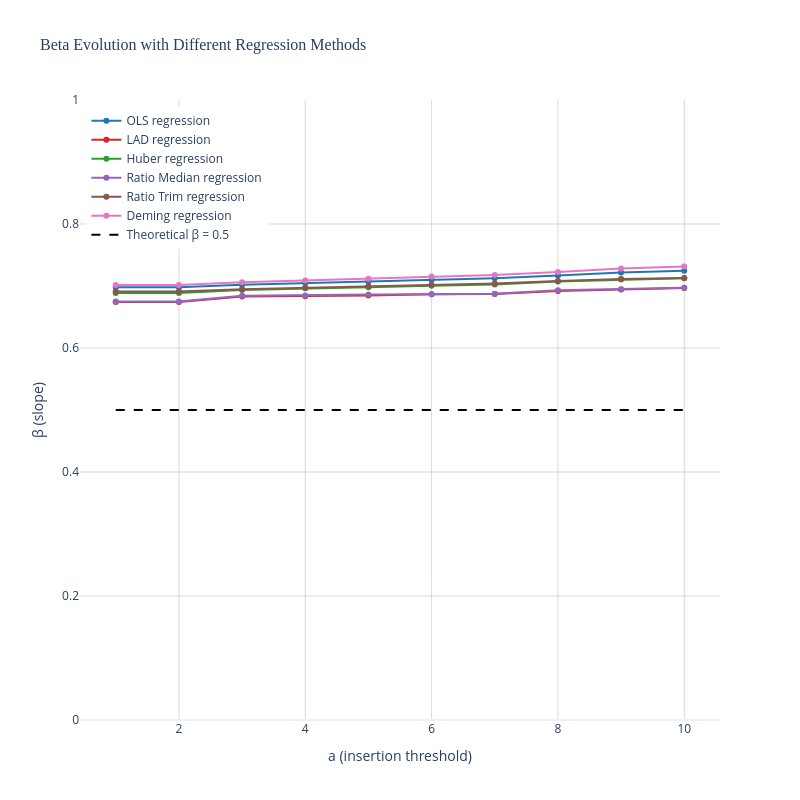

Notebook code for this chart:
### Code cell
# Create beta(a) evolution plot with different regression estimations using Plotly
import plotly.graph_objects as go
import numpy as np

# Define all available estimation methods from beta_fit function
methods = ["ols", "lad", "huber", "ratio-median", "ratio-trim", "deming"]
method_labels = {
    "ols": "OLS", 
    "lad": "LAD", 
    "huber": "Huber",
    "ratio-median": "Ratio Median",
    "ratio-trim": "Ratio Trim",
    "deming": "Deming"
}
colors = ["#1f77b4", "#d62728", "#2ca02c", "#9467bd", "#8c564b", "#e377c2"]

# Create Plotly figure
fig = go.Figure()

# Calculate max_insertions from points_df
max_insertions = points_df["insertion"].max() if not points_df.empty else 10

# Calculate beta evolution for each method
a_values = np.arange(1, max_insertions + 1)

all_betas_evo = {}

for method_idx, method in enumerate(methods):
    betas_evo = np.full_like(a_values, np.nan, dtype=float)
    
    # Calculate alpha_global (same for all methods)
    alpha_global = float(coeffs_df["alpha_hat"].mean(skipna=True)) if not coeffs_df.empty else 0.0
    
    for idx, a in enumerate(a_values):
        # Filter points for current threshold
        mask = points_df["insertion"] >= a
        X = points_df.loc[mask, "x"].to_numpy()
        Y = points_df.loc[mask, "y"].to_numpy()
        
        if len(Y) >= 2:
            valid_mask = np.isfinite(X) & np.isfinite(Y) & (X != 0)
            if np.sum(valid_mask) >= 2:
                x_valid = X[valid_mask]
                y_valid = Y[valid_mask]
                try:
                    beta = beta_fit(x_valid, y_valid, alpha_global, method=method)
                    betas_evo[idx] = beta
                except Exception:
                    betas_evo[idx] = np.nan
    
    all_betas_evo[method] = betas_evo
    # Add trace for this method
    fig.add_trace(go.Scatter(
        x=a_values, 
        y=betas_evo, 
        mode='lines+markers',
        name=f'{method_labels[method]} regression',
        line=dict(color=colors[method_idx], width=2),
        marker=dict(size=6, color=colors[method_idx])
    ))

# Add theoretical beta line
fig.add_trace(go.Scatter(
    x=[a_values[0], a_values[-1]], 
    y=[0.5, 0.5],
    mode='lines',
    name='Theoretical β = 0.5',
    line=dict(color='black', dash='dash', width=2)
))

# Customize layout
fig.update_layout(
    title=dict(
        text='Beta Evolution with Different Regression Methods',
        font=dict(size=16, family="Arial Black")
    ),
    xaxis=dict(
        title='a (insertion threshold)',
        title_font=dict(size=14),
        tickfont=dict(size=12)
    ),
    yaxis=dict(
        title='β (slope)',
        title_font=dict(size=14),
        tickfont=dict(size=12),
        range=[0.0, 1.0]
    ),
    template='plotly_white',
    width=800,
    height=800,
    legend=dict(
        font=dict(size=12),
        orientation="v",
        yanchor="top",
        y=0.99,
        xanchor="left",
        x=0.01
    ),
    showlegend=True
)

# Add grid
fig.update_xaxes(showgrid=True, gridwidth=1, gridcolor='rgba(128,128,128,0.3)')
fig.update_yaxes(showgrid=True, gridwidth=1, gridcolor='rgba(128,128,128,0.3)')

fig.show()

### Figure 1 — Plotly figure (JSON) as saved in the notebook; plotly's stock layout.template omitted (floating-point values rounded to 4 significant figures)
{"data": [{"line": {"color": "#1f77b4", "width": 2}, "marker": {"color": "#1f77b4", "size": 6}, "mode": "lines+markers", "name": "OLS regression", "type": "scatter", "x": [1, 2, 3, 4, 5, 6, 7, 8, 9, 10], "y": [0.6979, 0.6979, 0.7022, 0.7047, 0.7071, 0.7103, 0.7126, 0.717, 0.7217, 0.7245]}, {"line": {"color": "#d62728", "width": 2}, "marker": {"color": "#d62728", "size": 6}, "mode": "lines+markers", "name": "LAD regression", "type": "scatter", "x": [1, 2, 3, 4, 5, 6, 7, 8, 9, 10], "y": [0.674, 0.674, 0.6831, 0.6834, 0.6848, 0.6865, 0.6872, 0.6919, 0.6943, 0.6967]}, {"line": {"color": "#2ca02c", "width": 2}, "marker": {"color": "#2ca02c", "size": 6}, "mode": "lines+markers", "name": "Huber regression", "type": "scatter", "x": [1, 2, 3, 4, 5, 6, 7, 8, 9, 10], "y": [0.6887, 0.6887, 0.6934, 0.6963, 0.6981, 0.7002, 0.7026, 0.7074, 0.7105, 0.7124]}, {"line": {"color": "#9467bd", "width": 2}, "marker": {"color": "#9467bd", "size": 6}, "mode": "lines+markers", "name": "Ratio Median regression", "type": "scatter", "x": [1, 2, 3, 4, 5, 6, 7, 8, 9, 10], "y": [0.6751, 0.6751, 0.6844, 0.6847, 0.6861, 0.6868, 0.6875, 0.6933, 0.6949, 0.697]}, {"line": {"color": "#8c564b", "width": 2}, "marker": {"color": "#8c564b", "size": 6}, "mode": "lines+markers", "name": "Ratio Trim regression", "type": "scatter", "x": [1, 2, 3, 4, 5, 6, 7, 8, 9, 10], "y": [0.691, 0.691, 0.6949, 0.6973, 0.6994, 0.7019, 0.7039, 0.7082, 0.7112, 0.7128]}, {"line": {"color": "#e377c2", "width": 2}, "marker": {"color": "#e377c2", "size": 6}, "mode": "lines+markers", "name": "Deming regression", "type": "scatter", "x": [1, 2, 3, 4, 5, 6, 7, 8, 9, 10], "y": [0.7017, 0.7017, 0.7061, 0.7089, 0.7116, 0.7152, 0.7177, 0.7226, 0.728, 0.7313]}, {"line": {"color": "black", "dash": "dash", "width": 2}, "mode": "lines", "name": "Theoretical β = 0.5", "type": "scatter", "x": [1, 10], "y": [0.5, 0.5]}], "layout": {"height": 800, "legend": {"font": {"size": 12}, "orientation": "v", "x": 0.01, "xanchor": "left", "y": 0.99, "yanchor": "top"}, "showlegend": true, "title": {"font": {"family": "Arial Black", "size": 16}, "text": "Beta Evolution with Different Regression Methods"}, "width": 800, "xaxis": {"gridcolor": "rgba(128,128,128,0.3)", "gridwidth": 1, "showgrid": true, "tickfont": {"size": 12}, "title": {"font": {"size": 14}, "text": "a (insertion threshold)"}}, "yaxis": {"gridcolor": "rgba(128,128,128,0.3)", "gridwidth": 1, "range": [0, 1], "showgrid": true, "tickfont": {"size": 12}, "title": {"font": {"size": 14}, "text": "β (slope)"}}}}
